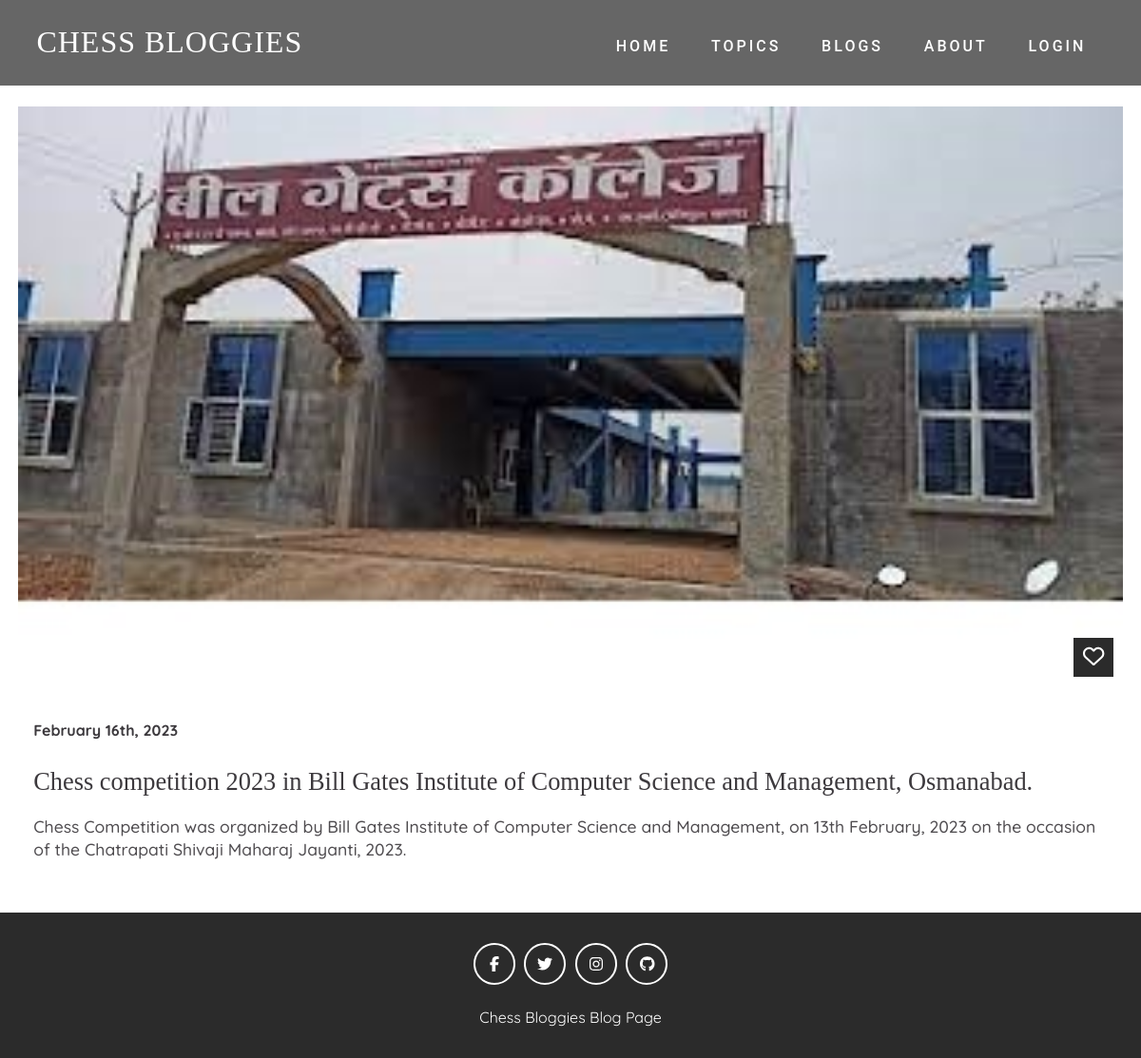
Screenshot of /post.php?id=7 with the database file from the repository.
### tables this page shows
CREATE TABLE `images` (
  `id` int(11) NOT NULL,
  `post_id` int(11) NOT NULL,
  `image` text NOT NULL
);

CREATE TABLE `posts` (
  `id` int(11) NOT NULL,
  `title` text NOT NULL,
  `content` text NOT NULL,
  `created_at` timestamp NOT NULL DEFAULT current_timestamp(),
  `likes` int(11) NOT NULL
);

### function.php (called while the page is built)
<?php
function getImageByPost($db,$post_id){
    $query="SELECT * FROM images WHERE post_id=$post_id ";
    $run=mysqli_query($db,$query);
    $data= mysqli_fetch_assoc($run);
    return $data;
}
?>

### post.php (the view, shortened to what this page needs)
<?php
  require('db.php');
  require('function.php');
?>
<!DOCTYPE html>
<html>
  <head>
    <link rel="stylesheet" href="includes/all.css">
    <link rel="stylesheet" href="includes/style.css">
  </head>
  <body>
    <?php
        include_once('navbar.php');
        $post_id=$_GET['id'];
        $postQuery="SELECT * FROM posts WHERE id = $post_id";
        $runPQ=mysqli_query($db,$postQuery);
        $post=mysqli_fetch_assoc($runPQ);
        $image_arr=getImageByPost($db,$post['id']);
        ?>
        <div class = "container">
            <div class = "blog-item">
              <div class = "blog-img">
                <br>
                <img src = "images/<?=$image_arr['image']?>" alt = "">
                <span><i class = "far fa-heart"></i></span>
              </div>
              <div class = "blog-text">
                <span><?=date('F jS, Y',strtotime($post['created_at']))?></span>
                <h2><?=$post['title']?></h2>
                <p><?php echo $post['content']; ?></p>
              </div>
            </div>
        </div>
      <?php
        include_once('footer.php');
      ?>
  </body>
</html>

### includes/style.css (style rules this page uses)
:root { --Playfair: 'Playfair Display', serif; --Quicksand: 'Quicksand', sans-serif; --Roboto: 'Roboto', sans-serif; --dark: #3c393d; --exDark: #2b2b2b; }
* { padding: 0; margin: 0; font-family: var(--Quicksand); }
body { line-height: 1.4; color: var(--dark); }
img { width: 100%; display: block; }
.container { max-width: 1320px; margin: 0 auto; padding: 0 1.2rem; }
.blog-img { position: relative; }
.blog-img span { position: absolute; bottom: 10px; right: 10px; background: var(--exDark); color: #fff; font-size: 1.4rem; padding: 0.3rem 0.6rem; }
.blog-text { margin: 2.2rem 0; padding: 0 1rem; }
.blog-text span { font-weight: 700; display: block; padding-bottom: 0.5rem; }
.blog-text h2 { font-family: var(--Playfair); padding: 1rem 0; font-size: 1.65rem; font-weight: 500; }
.blog-text p { font-weight: 500; font-size: 1.1rem; opacity: 0.9; padding-bottom: 1.2rem; }

### rows the page displays
images: image (picture)
posts: created_at "February 16th, 2023", title "Chess competition 2023 in Bill Gates Institute of Computer Science and Management, Osmanabad.", content "Chess Competition was organized by Bill Gates Institute of Computer Science and Management, on 13th February, 2023 on the occasion of the Chatrapati Shivaji Maharaj Jayanti, 2023."
